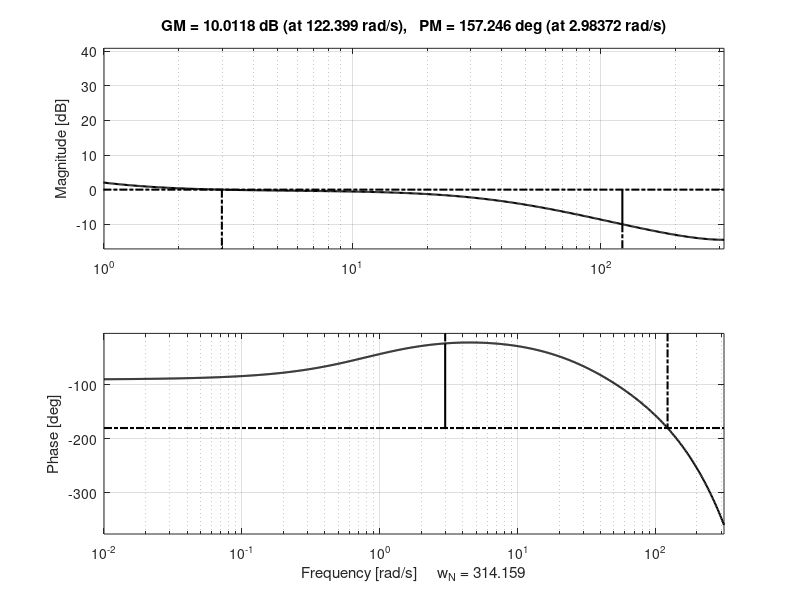

The MATLAB script that drew this image: (Note: this script raises an error after producing the figure.)
clear all; close all; clc;

Ts = 0.01;     % Sampletijd van de Arduino (10 ms = 100 Hz)
PM = 45;       % Doel faserand (deg)
APL = 15;      % Additional Phase Lag (deg)
phi_target = -180 + PM + APL; % -120°

%% 1. PARAMETERS UIT ASSIGNMENT 1
% -------------------------------------------------------------------------
% Motor A
a1_A = -0.6734;
b1_A = 0.6424;
Hz_A = tf([0 b1_A], [1 a1_A 0], Ts); % H_z(z) = b1 / (z * (z + a1))

% Motor B
a1_B = -0.7034;
b1_B = 0.5828;
Hz_B = tf([0 b1_B], [1 a1_B 0], Ts);

%% 2. DISCREET REGELAAR ONTWERP IN HET Z-DOMEIN (Aangepast voor 2c)
% -------------------------------------------------------------------------
s = tf('s');

% Ontwerp motor A (vaste waarden voor opdracht 2c)
w_c_A = 0.5;
Ti_A = 1.1879;
K_A_gain = 0.4926;

Ds_cont_A = (Ti_A * s + 1) / (Ti_A * s);
Dz_unscaled_A = c2d(Ds_cont_A, Ts, 'ZOH'); % Discrete PI via ZOH
Dz_A = K_A_gain * Dz_unscaled_A;
L_z_A = Dz_A * Hz_A;

% Ontwerp motor B (vaste waarden voor opdracht 2c)
w_c_B = 0.5;
Ti_B = 1.1879;
K_B_gain = 0.4936;

Ds_cont_B = (Ti_B * s + 1) / (Ti_B * s);
Dz_unscaled_B = c2d(Ds_cont_B, Ts, 'ZOH');
Dz_B = K_B_gain * Dz_unscaled_B;
L_z_B = Dz_B * Hz_B;

% Print resultaten in de command window ter controle
fprintf('=== DISCREET REGELAAR ONTWERP 2C (Z-DOMAIN, Ts = 0.01s) ===\n');
fprintf('Motor A -> w_c = %.4f rad/s, Ti = %.4f s, K_gain = %.4f\n', w_c_A, Ti_A, K_A_gain);
fprintf('Motor B -> w_c = %.4f rad/s, Ti = %.4f s, K_gain = %.4f\n\n', w_c_B, Ti_B, K_B_gain);

%% 3. BODE PLOTS GENEREREN (Motor A & B)
% -------------------------------------------------------------------------
[Gm_A, Pm_A, Wcp_A, Wcg_A] = margin(L_z_A);
[Gm_B, Pm_B, Wcp_B, Wcg_B] = margin(L_z_B);

% Omrekenen van Gain Margin naar dB voor de titel
Gm_dB_A = 20*log10(Gm_A);
Gm_dB_B = 20*log10(Gm_B);

% --- Discrete bode plot motor A ---
figure('Units', 'centimeters', 'Position', [5 5 16 12]);
margin(L_z_A);

h_lines_A = findall(gcf, 'Type', 'line');
set(h_lines_A, 'Color', 'k', 'LineWidth', 1.5);

raw_ax = findall(gcf, 'Type', 'axes');
plot_ax_A = [];
for i = 1:length(raw_ax)
    pos = get(raw_ax(i), 'Position');
    if length(pos) == 4
        plot_ax_A(end+1) = raw_ax(i);
    end
end

% Sorteer de assen op verticale positie zonder dot-notatie
pos_y_A = zeros(length(plot_ax_A), 1);
for i = 1:length(plot_ax_A)
    p = get(plot_ax_A(i), 'Position');
    pos_y_A(i) = p(2);
end
[~, idx] = sort(pos_y_A, 'descend');
plot_ax_A = plot_ax_A(idx);

for i = 1:length(plot_ax_A)
    axes(plot_ax_A(i)); hold on;
    xlim([1 pi/Ts]);
    xline(Wcg_A, 'k--', 'LineWidth', 1.5);
    hold off;
    grid on;
    set(plot_ax_A(i), 'FontSize', 11);
end

ylabel(plot_ax_A(1), 'Magnitude', 'FontSize', 40, 'Color', 'k');
ylabel(plot_ax_A(2), 'Phase [^\circ]', 'FontSize', 40, 'Color', 'k');
xlabel(plot_ax_A(1), 'Frequency', 'FontSize', 40, 'Color', 'k');

title_str_A = sprintf('Bode diagram (Motor A) (PM = %.1f^\\circ, GM = %.1f dB, \\omega_c = %.1f rad/s)', Pm_A, Gm_dB_A, Wcg_A);
title(plot_ax_A(1), title_str_A, 'FontSize', 40, 'FontWeight', 'bold');


% --- Discrete bode plot motor B ---
figure('Units', 'centimeters', 'Position', [5 5 16 12]);
margin(L_z_B);

h_lines_B = findall(gcf, 'Type', 'line');
set(h_lines_B, 'Color', 'k', 'LineWidth', 1.5);

raw_ax = findall(gcf, 'Type', 'axes');
plot_ax_B = [];
for i = 1:length(raw_ax)
    pos = get(raw_ax(i), 'Position');
    if length(pos) == 4
        plot_ax_B(end+1) = raw_ax(i);
    end
end

pos_y_B = zeros(length(plot_ax_B), 1);
for i = 1:length(plot_ax_B)
    p = get(plot_ax_B(i), 'Position');
    pos_y_B(i) = p(2);
end
[~, idx] = sort(pos_y_B, 'descend');
plot_ax_B = plot_ax_B(idx);

for i = 1:length(plot_ax_B)
    axes(plot_ax_B(i)); hold on;
    xlim([1 pi/Ts]);
    xline(Wcg_B, 'k--', 'LineWidth', 1.5);
    hold off;
    grid on;
    set(plot_ax_B(i), 'FontSize', 11);
end

ylabel(plot_ax_B(1), 'Magnitude', 'FontSize', 40, 'Color', 'k');
ylabel(plot_ax_B(2), 'Phase [^\circ]', 'FontSize', 40, 'Color', 'k');
xlabel(plot_ax_B(1), 'Frequency', 'FontSize', 40, 'Color', 'k');

title_str_B = sprintf('Bode diagram (Motor B) (PM = %.1f^\\circ, GM = %.1f dB, \\omega_c = %.1f rad/s)', Pm_B, Gm_dB_B, Wcg_B);
title(plot_ax_B(1), title_str_B, 'FontSize', 40, 'FontWeight', 'bold');

%% 4. QUESTION 2(a): SIMULATIE OP BASIS VAN EXPERIMENTELE DATA
% -------------------------------------------------------------------------
data = readmatrix('data_2c_bis.csv'); 

% Lees de data in
raw_time = data(:, 1);
ref_meas = data(:, 2);
speed_A  = data(:, 3);
speed_B  = data(:, 4);
voltage_A = data(:, 5);
voltage_B = data(:, 6);

% GEFIXTE TIJDVECTOR: Start bij 0 voor de simulatie
N_samples = length(raw_time);
t_meas = (0:N_samples-1)' * Ts; 

% Simulatie van het gesloten-loop systeem (Motor A)
T_closed_A = feedback(Dz_A * Hz_A, 1);
T_control_A = feedback(Dz_A, Hz_A);

[y_sim_A, ~] = lsim(T_closed_A, ref_meas, t_meas);
[u_sim_A, ~] = lsim(T_control_A, ref_meas, t_meas);
u_sat_A = max(min(u_sim_A, 12), -12);

% Simulatie van het gesloten-loop systeem (Motor B)
T_closed_B = feedback(Dz_B * Hz_B, 1);
T_control_B = feedback(Dz_B, Hz_B);

[y_sim_B, ~] = lsim(T_closed_B, ref_meas, t_meas);
[u_sim_B, ~] = lsim(T_control_B, ref_meas, t_meas);
u_sat_B = max(min(u_sim_B, 12), -12);

% --- TIJDSYNCHRONISATIE MET ASSIGNMENT 2B ---
% De stap in 2c (op t = 5.31s) wordt 0.81s naar links geschoven 
% zodat hij exact op t = 4.50s valt, net als in experiment 2b.
t_meas = t_meas - 0.81; 


%% 5. FIGUREN GENEREREN VOOR HET VERSLAG (Simulatie + Echte Data)

% --- Figuur 1: Stapresponsie (Simulatie vs Echte Meting) MOTOR A ---
fig1 = figure('Units', 'centimeters', 'Position', [5 5 8 6]);
plot(t_meas, ref_meas, 'k--', 'LineWidth', 1.2); hold on;
plot(t_meas, y_sim_A, 'k-', 'LineWidth', 1.2);
plot(t_meas, speed_A, 'k:', 'LineWidth', 1.0); 
grid on;

xlim([4 11]); % Perfecte crop, identiek aan 2b
set(gca, 'FontSize', 9);
xlabel('Time [s]', 'FontSize', 10);
ylabel('\omega_A [rad/s]', 'FontSize', 10);
legend('Reference', 'Simulated response', 'Measured response', 'Location', 'Southeast', 'FontSize', 8, 'Box', 'off');
title('Closed-loop velocity step response (Motor A)', 'FontSize', 10);

exportgraphics(fig1, 'Images/stepresponse_A_b.png', 'Resolution', 300);


% --- Figuur 2: Stapresponsie (Simulatie vs Echte Meting) MOTOR B ---
fig2 = figure('Units', 'centimeters', 'Position', [5 5 8 6]);
plot(t_meas, ref_meas, 'k--', 'LineWidth', 1.2); hold on;
plot(t_meas, y_sim_B, 'k-', 'LineWidth', 1.2);
plot(t_meas, speed_B, 'k:', 'LineWidth', 1.0); 
grid on;

xlim([4 11]);
set(gca, 'FontSize', 9);
xlabel('Time [s]', 'FontSize', 10);
ylabel('\omega_B [rad/s]', 'FontSize', 10);
legend('Reference', 'Simulated response', 'Measured response', 'Location', 'Southeast', 'FontSize', 8, 'Box', 'off');
title('Closed-loop velocity step response (Motor B)', 'FontSize', 10);

exportgraphics(fig2, 'Images/stepresponse_B_b.png', 'Resolution', 300);


% --- Figuur 3: Tracking Error MOTOR A ---
fig3 = figure('Units', 'centimeters', 'Position', [5 5 8 6]);
e_meas_A = ref_meas - speed_A; 
e_sim_A = ref_meas - y_sim_A;
plot(t_meas, e_meas_A, 'k--', 'LineWidth', 1.2); hold on;
plot(t_meas, e_sim_A, 'k-', 'LineWidth', 1.2);
grid on;

xlim([4 7]);
set(gca, 'FontSize', 9);
xlabel('Time [s]', 'FontSize', 10);
ylabel('e_A [rad/s]', 'FontSize', 10);
legend('Measured', 'Simulated', 'Location', 'Northeast', 'FontSize', 8, 'Box', 'off');
title('Closed-loop tracking error (Motor A)', 'FontSize', 10);

exportgraphics(fig3, 'Images/trackingerror_A_b.png', 'Resolution', 300);


% --- Figuur 4: Tracking Error MOTOR B ---
fig4 = figure('Units', 'centimeters', 'Position', [5 5 8 6]);
e_meas_B = ref_meas - speed_B; 
e_sim_B = ref_meas - y_sim_B;
plot(t_meas, e_meas_B, 'k--', 'LineWidth', 1.2); hold on;
plot(t_meas, e_sim_B, 'k-', 'LineWidth', 1.2);
grid on;

xlim([4 7]);
set(gca, 'FontSize', 9);
xlabel('Time [s]', 'FontSize', 10);
ylabel('e_B [rad/s]', 'FontSize', 10);
legend('Measured', 'Simulated', 'Location', 'Northeast', 'FontSize', 8, 'Box', 'off');
title('Closed-loop tracking error (Motor B)', 'FontSize', 10);

exportgraphics(fig4, 'Images/trackingerror_B_b.png', 'Resolution', 300);


% --- Figuur 5: Control Signal & Saturation MOTOR A ---
fig5 = figure('Units', 'centimeters', 'Position', [5 5 8 6]);
plot(t_meas, u_sat_A, 'k-', 'LineWidth', 1.2); hold on; 
plot(t_meas, voltage_A, 'k:', 'LineWidth', 1.0); 
yline(12, 'k-.', 'LineWidth', 1.0); 
yline(-12, 'k-.', 'LineWidth', 1.0); 
grid on;

xlim([4 7]);
ylim([-14 14]);
set(gca, 'FontSize', 9);
xlabel('Time [s]', 'FontSize', 10);
ylabel('u_A [V]', 'FontSize', 10);
legend('Simulated control signal', 'Measured control signal', 'Saturation limits', 'Location', 'Northeast', 'FontSize', 8, 'Box', 'on');
title('Motor input voltage (Motor A)', 'FontSize', 10);

exportgraphics(fig5, 'Images/controlsignal_A_b.png', 'Resolution', 300);


% --- Figuur 6: Control Signal & Saturation MOTOR B ---
fig6 = figure('Units', 'centimeters', 'Position', [5 5 8 6]);
plot(t_meas, u_sat_B, 'k-', 'LineWidth', 1.2); hold on; 
plot(t_meas, voltage_B, 'k:', 'LineWidth', 1.0); 
yline(12, 'k-.', 'LineWidth', 1.0); 
yline(-12, 'k-.', 'LineWidth', 1.0); 
grid on;

xlim([4 7]);
ylim([-14 14]);
set(gca, 'FontSize', 9);
xlabel('Time [s]', 'FontSize', 10);
ylabel('u_B [V]', 'FontSize', 10);
legend('Simulated control signal', 'Measured control signal', 'Saturation limits', 'Location', 'Northeast', 'FontSize', 8, 'Box', 'on');
title('Motor input voltage (Motor B)', 'FontSize', 10);

exportgraphics(fig6, 'Images/controlsignal_B_b.png', 'Resolution', 300);
